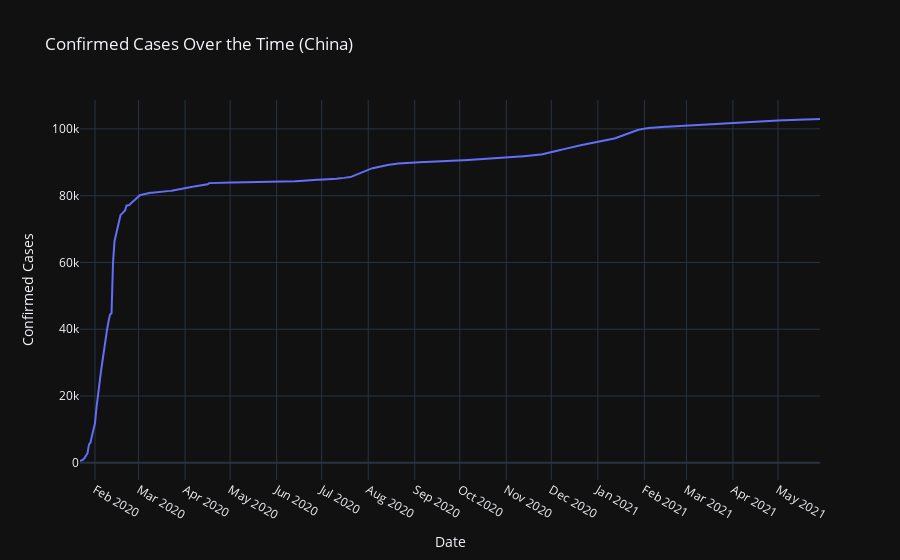

The notebook cell saved with this chart:
### Markdown cell above
##### Q2.3: Generate plots of confirmed cases over time for China.

### Code cell
# Confirmed cases over the time for China by date (nationwide total)
china = confirm_cases[confirm_cases['Country/Region'] == 'China'].groupby('Date').sum()

fig = px.line(
    china,
    x=china.index,
    y='Confirm',
    title="Confirmed Cases Over the Time (China)",
    labels={'Confirm': 'Confirmed Cases', 'Date': 'Date'},
    template='plotly_dark',
)
fig.update_xaxes(
    dtick="M1",
)
fig.show()

### Figure 1 — Plotly figure (JSON) as saved in the notebook; plotly's stock layout.template omitted (floating-point values rounded to 4 significant figures; data arrays with more than 128 entries replaced by an {"elided": "..."} marker saying what was removed)
{"data": [{"hovertemplate": "Date=%{x}<br>Confirmed Cases=%{y}<extra></extra>", "legendgroup": "", "line": {"color": "#636efa", "dash": "solid"}, "marker": {"symbol": "circle"}, "mode": "lines", "name": "", "orientation": "v", "showlegend": false, "type": "scatter", "x": {"elided": "494 str values"}, "xaxis": "x", "y": {"elided": "494 int values"}, "yaxis": "y"}], "layout": {"legend": {"tracegroupgap": 0}, "title": {"text": "Confirmed Cases Over the Time (China)"}, "xaxis": {"anchor": "y", "domain": [0, 1], "dtick": "M1", "title": {"text": "Date"}}, "yaxis": {"anchor": "x", "domain": [0, 1], "title": {"text": "Confirmed Cases"}}}}
